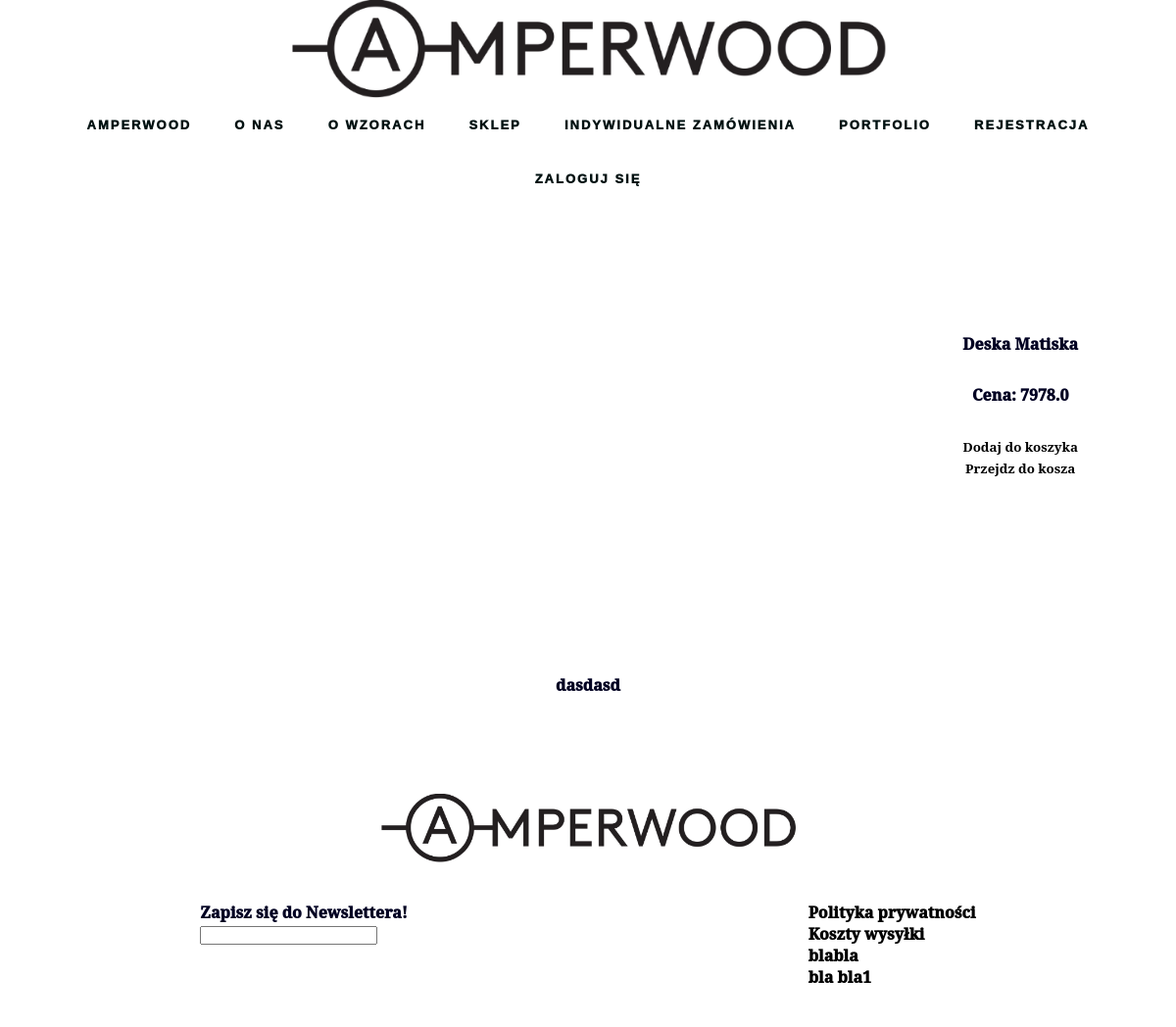
The page /Sklep/3/ on the database its author committed.
### produkty/models.py (models this page shows, shortened)
class Product(models.Model):
    nazwa = models.CharField(max_length=120)
    opis = models.TextField()
    cena = models.FloatField()
    zdjecie = models.ImageField(height_field=None, upload_to='fotki')
    podsumowanie = models.TextField(
        default="Django jest spoko")
    przecena = models.BooleanField(default=False)
    kategoria = models.ForeignKey(
        Kategoria, on_delete=models.CASCADE)
    slug = models.SlugField(unique=True)
    class Meta:
        unique_together = ('nazwa', 'slug')

### produkty/views.py (the view)
# urls.py: re_path(r'^Sklep/(?P<slug>.*)/$', viewsProdukty.SingleProduct,
def SingleProduct(request, slug):
    print(slug)
    obj_slug = get_object_or_404(Product, slug=slug)
    obj = Product.objects.get(slug=slug)
    if request.method == 'POST':
        koszyk = Cart.objects.get()
        item = koszyk.rzeczyWKoszu.get(slug=slug)
        itemyWKoszyku.append(item)
        print('Added SigleProduct to cart', user, koszyk, item,
              item.slug, itemyWKoszyku)
        kontext = {
            'produkt404_slug': obj_slug,
            'obj': obj,
            'koszyk': koszyk,
            'item': item,
            'slugi': item.slug,
            'itemyWKoszyku': itemyWKoszyku
        }
    else:
        kontext = {
            'produkt404_slug': obj_slug,
            'obj': obj,
        }
    return render(request, 'produkt.html', kontext)

### Templates/AW/produkt.html (shortened to what this page needs)
{% load static %}
<!DOCTYPE html>
<html lang="pl">
<head>
    <link rel="stylesheet" type="text/css" href={% static "css/style.css" %}?{% now "U" %}>
</head>
<body>
<div class="wrapper">
    {% include 'menu.html' %}
    <div class="pojProduktPage">
    <div class="pojProduktuFunkcje">
    <div class="nazwa">{{obj.nazwa}}</div>
        <div class="cena">Cena: {{obj.cena}}</div>
    <form action="" method="POST" >
            <button class="BtnSingle" type="submit" >Dodaj do koszyka</button>
        </form>
        <form action="cart">
        <button class="BtnSingle" type="submit">
        Przejdz do kosza
        </button></form>
    </div>
    </div>
    <div class="opis">{{obj.opis}}</div>
        {% include 'footer.html' %}
</div>
</body>
</html>

### static/css/style.css (style rules this page uses)
* { margin: 0; padding: 0; box-sizing: border-box; }
html { margin: 0 auto; max-width: 1280px; background-color: #FFF; font-family: "Brown Regular", "serif"; color: #002; font-weight: 1000; }
.pojProduktPage { display: flex; text-align: center; flex: 1 30%; }
.pojProduktuFunkcje { padding: 100px; }
.pojProduktuFunkcje div { margin: 30px auto; }
.opis { margin: 100px auto; text-align: center; }
.BtnSingle { background: none; outline: none; border: none; font-family: "Brown Regular", "serif"; font-weight: 600; }

### rows shown on the page
Product: nazwa "Deska Matiska", cena "7978.0", opis "dasdasd"
